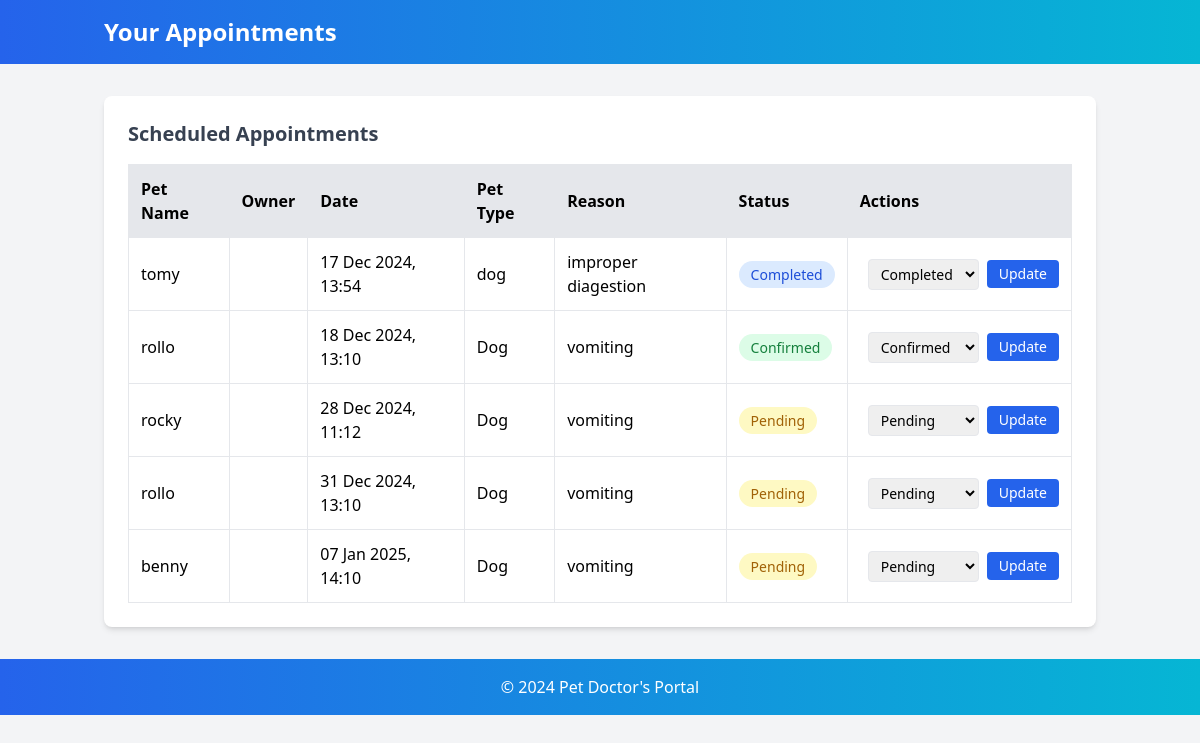
/appointments/ (signed in), run on the app's committed database.
### petapp/models.py (models this page shows, shortened)
class VetAppointment(models.Model):
    pet_name = models.CharField(max_length=255)
    pet_owner = models.ForeignKey(User, on_delete=models.CASCADE)
    doctor = models.ForeignKey(Doctor, on_delete=models.CASCADE, related_name='appointments')  # Add doctor
    appointment_date = models.DateTimeField()
    pet_type = models.CharField(max_length=100)  # Dog, Cat, etc.
    reason_for_visit = models.TextField()  # Description of the reason for the appointment
    status = models.CharField(max_length=50, choices=[('Pending', 'Pending'), ('Confirmed', 'Confirmed'), ('Completed', 'Completed')], default='Pending')

### petapp/views.py (the view, shortened to what this page needs)
# urls.py: path('appointments/', views.doctor_appointments, name='doctor_appointments'),
def doctor_appointments(request):
    doctor_email = request.session.get('email')  # Assume the email is stored in the session
    if not doctor_email:
        return redirect('doctorlogin')
    doctor=Doctor.objects.get(email=doctor_email)
    appointments = VetAppointment.objects.filter(doctor=doctor).order_by('appointment_date')
    return render(request, 'doctorappoinments.html', {'appointments': appointments})

### petapp/templates/doctorappoinments.html (shortened to what this page needs)
<!DOCTYPE html>
<html lang="en">
<head>
  <script src="https://cdn.tailwindcss.com"></script>
</head>
<body class="bg-gray-100 min-h-screen">
  <header class="bg-gradient-to-r from-blue-600 to-cyan-500 text-white py-4">
    <div class="container mx-auto px-4">
      <h1 class="text-2xl font-bold">Your Appointments</h1>
    </div>
  </header>
  <main class="container mx-auto px-4 mt-8">
    <div class="bg-white shadow-md rounded-lg p-6">
      <h2 class="text-xl font-semibold text-gray-700 mb-4">Scheduled Appointments</h2>
      <table class="w-full table-auto border-collapse">
        <thead>
          <tr class="bg-gray-200 text-left">
            <th class="p-3 border">Pet Name</th>
            <th class="p-3 border">Owner</th>
            <th class="p-3 border">Date</th>
            <th class="p-3 border">Pet Type</th>
            <th class="p-3 border">Reason</th>
            <th class="p-3 border">Status</th>
            <th class="p-3 border">Actions</th>
          </tr>
        </thead>
        <tbody>
          {% for appointment in appointments %}
          <tr class="hover:bg-gray-50">
            <td class="p-3 border">{{ appointment.pet_name }}</td>
            <td class="p-3 border">{{ appointment.pet_owner.username }}</td>
            <td class="p-3 border">{{ appointment.appointment_date|date:"d M Y, H:i" }}</td>
            <td class="p-3 border">{{ appointment.pet_type }}</td>
            <td class="p-3 border">{{ appointment.reason_for_visit }}</td>
            <td class="p-3 border">
              <span class="px-3 py-1 text-sm rounded-full
                {% if appointment.status == 'Pending' %}
                  bg-yellow-100 text-yellow-700
                {% elif appointment.status == 'Confirmed' %}
                  bg-green-100 text-green-700
                {% elif appointment.status == 'Completed' %}
                  bg-blue-100 text-blue-700
                {% endif %}
              ">
                {{ appointment.status }}
              </span>
            </td>
            <td class="p-3 border">
              <form method="POST" class="flex items-center space-x-2">
                <select name="status" class="border rounded px-2 py-1 text-sm">
                  <option value="Pending" {% if appointment.status == 'Pending' %}selected{% endif %}>Pending</option>
                  <option value="Confirmed" {% if appointment.status == 'Confirmed' %}selected{% endif %}>Confirmed</option>
                  <option value="Completed" {% if appointment.status == 'Completed' %}selected{% endif %}>Completed</option>
                </select>
                <button type="submit" class="bg-blue-600 text-white px-3 py-1 text-sm rounded hover:bg-blue-700">
                  Update
                </button>
              </form>
            </td>
          </tr>
          {% empty %}
          <tr>
            <td colspan="7" class="text-center text-gray-500 p-3">No appointments found.</td>
          </tr>
          {% endfor %}
        </tbody>
      </table>
    </div>
  </main>
  <footer class="bg-gradient-to-r from-blue-600 to-cyan-500 text-white text-center py-4 mt-8">
    <p>&copy; 2024 Pet Doctor's Portal</p>
  </footer>
</body>
</html>

### data on the page
VetAppointment: pet_name "tomy", appointment_date "17 Dec 2024, 13:54", pet_type "dog", reason_for_visit "improper diagestion", status "Completed"
VetAppointment: pet_name "rollo", appointment_date "18 Dec 2024, 13:10", pet_type "Dog", reason_for_visit "vomiting", status "Confirmed"
VetAppointment: pet_name "rocky", appointment_date "28 Dec 2024, 11:12", pet_type "Dog", reason_for_visit "vomiting", status "Pending"
VetAppointment: pet_name "rollo", appointment_date "31 Dec 2024, 13:10", pet_type "Dog", reason_for_visit "vomiting", status "Pending"
VetAppointment: pet_name "benny", appointment_date "07 Jan 2025, 14:10", pet_type "Dog", reason_for_visit "vomiting", status "Pending"
